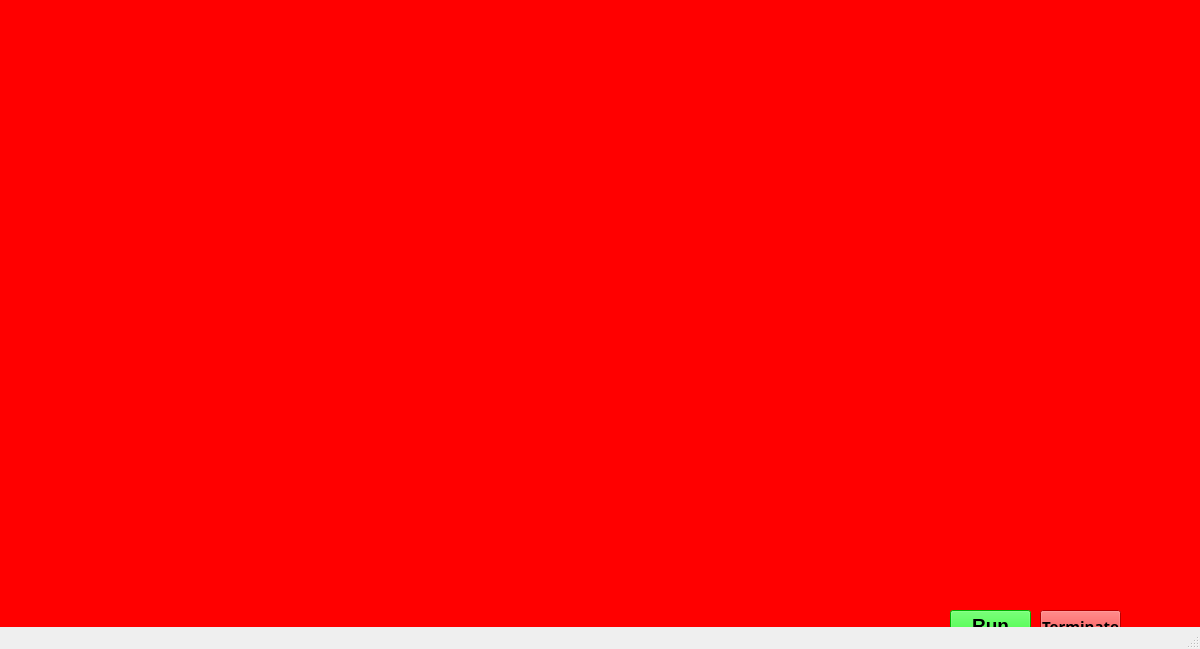
<?xml version="1.0" encoding="UTF-8"?>
<ui version="4.0">
 <class>MainWindow</class>
 <widget class="QMainWindow" name="MainWindow">
  <property name="geometry">
   <rect>
    <x>0</x>
    <y>0</y>
    <width>1200</width>
    <height>649</height>
   </rect>
  </property>
  <property name="windowTitle">
   <string>MainWindow</string>
  </property>
  <widget class="QWidget" name="centralwidget">
   <widget class="QLabel" name="label">
    <property name="geometry">
     <rect>
      <x>-100</x>
      <y>-20</y>
      <width>1761</width>
      <height>871</height>
     </rect>
    </property>
    <property name="styleSheet">
     <string notr="true">background-color: rgb(255, 0, 0);</string>
    </property>
    <property name="text">
     <string/>
    </property>
    <property name="pixmap">
     <pixmap>../../../1.gif</pixmap>
    </property>
   </widget>
   <widget class="QPushButton" name="pushButton">
    <property name="geometry">
     <rect>
      <x>950</x>
      <y>610</y>
      <width>81</width>
      <height>31</height>
     </rect>
    </property>
    <property name="font">
     <font>
      <family>Segoe UI</family>
      <pointsize>14</pointsize>
      <weight>75</weight>
      <bold>true</bold>
     </font>
    </property>
    <property name="styleSheet">
     <string notr="true">background-color: rgb(0, 255, 0);
background-color: rgb(0, 247, 0);</string>
    </property>
    <property name="text">
     <string>Run</string>
    </property>
   </widget>
   <widget class="QPushButton" name="pushButton_2">
    <property name="geometry">
     <rect>
      <x>1040</x>
      <y>610</y>
      <width>81</width>
      <height>31</height>
     </rect>
    </property>
    <property name="font">
     <font>
      <family>Segoe UI Semibold</family>
      <pointsize>11</pointsize>
      <weight>75</weight>
      <bold>true</bold>
     </font>
    </property>
    <property name="styleSheet">
     <string notr="true">background-color: rgb(255, 0, 0);</string>
    </property>
    <property name="text">
     <string>Terminate</string>
    </property>
   </widget>
   <widget class="QLabel" name="label_2">
    <property name="geometry">
     <rect>
      <x>10</x>
      <y>0</y>
      <width>401</width>
      <height>101</height>
     </rect>
    </property>
    <property name="text">
     <string/>
    </property>
    <property name="pixmap">
     <pixmap>../../../T8bahf.gif</pixmap>
    </property>
   </widget>
   <widget class="QLabel" name="label_4">
    <property name="geometry">
     <rect>
      <x>460</x>
      <y>60</y>
      <width>71</width>
      <height>51</height>
     </rect>
    </property>
    <property name="text">
     <string/>
    </property>
    <property name="pixmap">
     <pixmap>../Jarvis 3.0/bn3.gif</pixmap>
    </property>
   </widget>
   <widget class="QLabel" name="label_5">
    <property name="geometry">
     <rect>
      <x>790</x>
      <y>0</y>
      <width>401</width>
      <height>81</height>
     </rect>
    </property>
    <property name="styleSheet">
     <string notr="true">border-radius:transparent;</string>
    </property>
    <property name="text">
     <string/>
    </property>
    <property name="pixmap">
     <pixmap>../Jarvis 3.0/bn6.gif</pixmap>
    </property>
   </widget>
  </widget>
  <widget class="QMenuBar" name="menubar">
   <property name="geometry">
    <rect>
     <x>0</x>
     <y>0</y>
     <width>1200</width>
     <height>21</height>
    </rect>
   </property>
  </widget>
  <widget class="QStatusBar" name="statusbar"/>
 </widget>
 <resources/>
 <connections/>
</ui>
